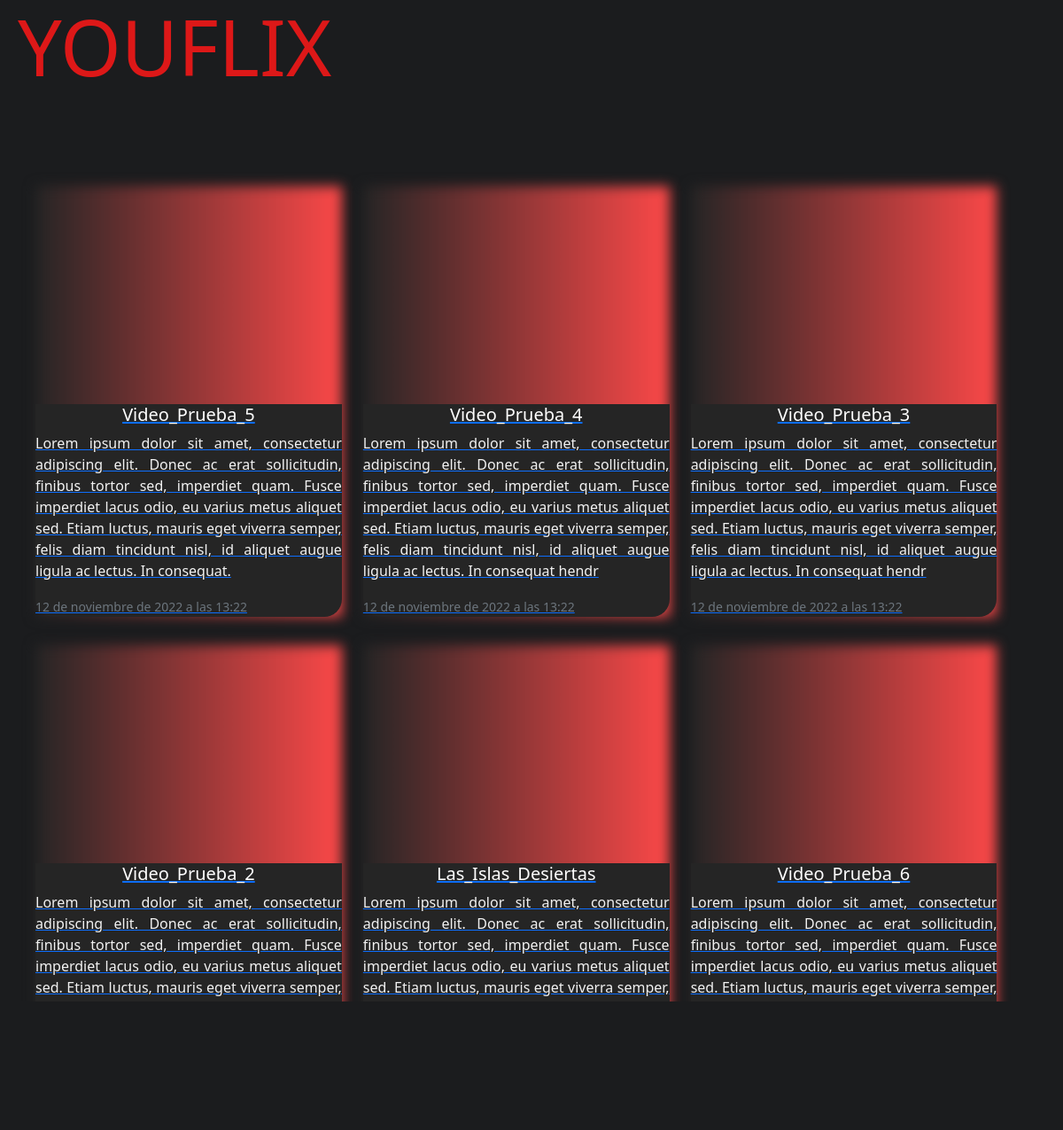
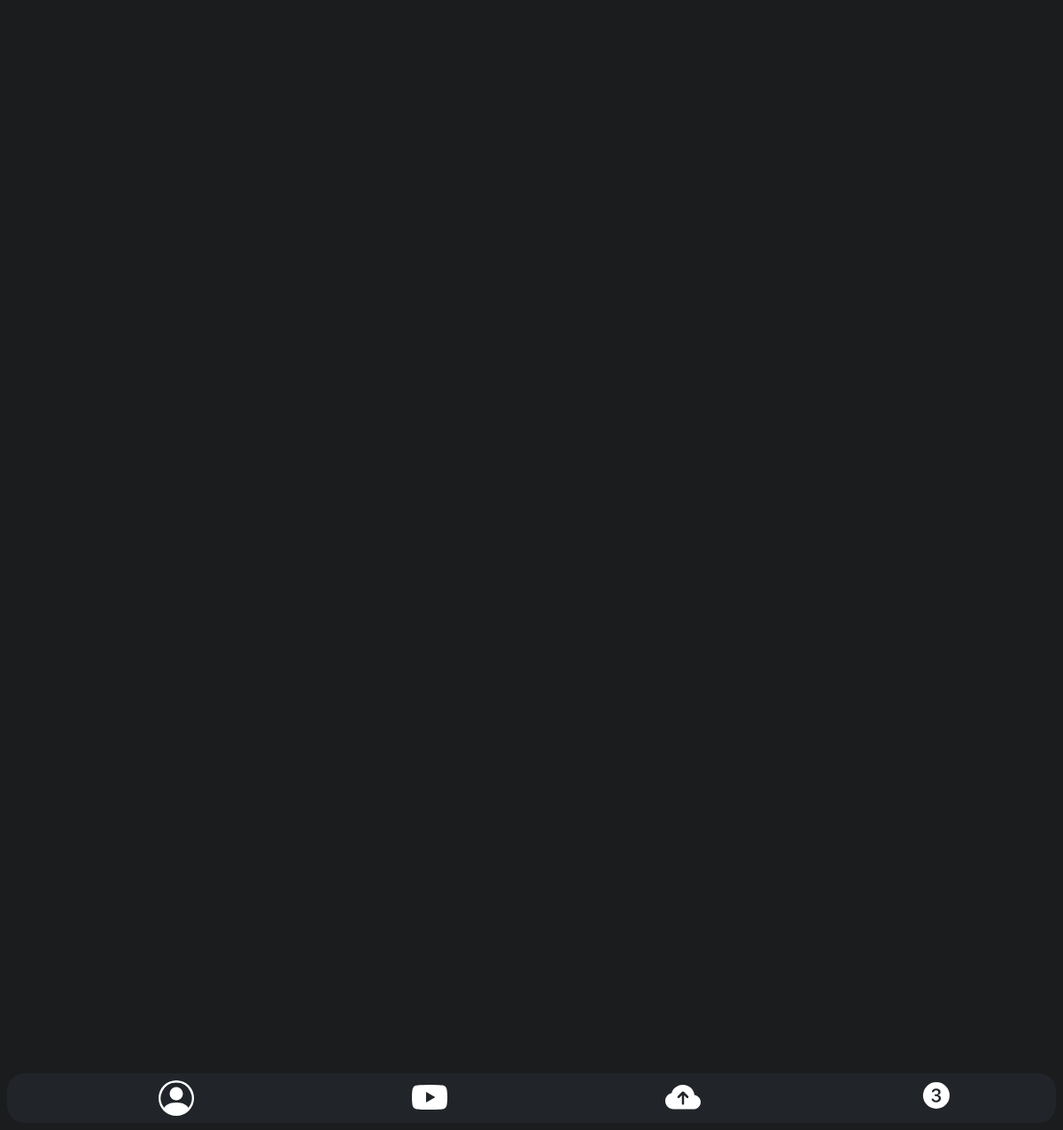
Screenshot of /base/videos (signed in) with the database file from the repository (2 pictures, top to bottom).
### app_1/models.py (models this page shows, shortened)
class Video(models.Model): #MODIFICADO
    title = models.CharField(max_length=30)
    description = models.TextField(max_length=300, null=True)
    path = models.CharField(max_length=2000, null=True)
    thumnail = models.CharField(max_length=2000, null=True) #MINIATURA DE IMAGEN PARA MEJOR OPTIMIZACION DE LA PAGINA
    length = models.IntegerField(null=True) #DURACION DEL VIDEO ENTERO
    datetime = models.DateTimeField(auto_now=True, blank=False, null=False)
    cathegory = models.CharField(max_length=300, null=True, choices = VIDEO_CATHEGORY)

### app_1/views.py (the view)
# urls.py: path('base/videos', views.base_main, name='videos'),
@login_required
def base_main(request):
    video=Video.objects.all()
    return render(request, "app_1/videos.html",{"videos":video})

### app_1/templates/app_1/videos.html (shortened to what this page needs)
<!DOCTYPE html>
{%extends 'app_1/base.html' %} {% load account %} {% user_display user %}
{% load static %}
{% block estilo %}<link rel="stylesheet" href="../../static/css/video.css"> {% endblock %}
{% block contentVideo %}
<h1 class="dysplay-6 " id="title">YOUFLIX</h1>
<div class="scroll-bg" >
  <div class="scroll-div" >
    <div class="scroll-object" >
      <div class="dashboard-content text-center px-3 pt-4" >
        <div class="row mt-5">
          {%for video in videos%}
          <div class="col-sm 12 col-md-4 col-md-4 col-md-4 py-2">
            <a href="/player/{{video.title}}">
            <div class="cubo ">
              <video loop class="cubo-img-top " width="320" height="240">
                <source src="{{video.path}}" type="video/mp4" />
              </video>
              <div class="cubo-body">
                <h5 class="cubo-title">{{video.title}}</h5>
                <p class="cubo-text">{{video.description}}</p>
                <p class="cubo-text"><small class="text-muted">{{video.datetime}}</small></p>
              </div>
            </a>
            </div>
          </div>
          {%endfor%}
{% endblock %} {% block contentNav %} {% endblock %}

### app_1/static/css/video.css (style rules this page uses)
html { margin-bottom: 10%; }
.body { background-color: #1B1C1E; }
.cubo-img-top { object-fit:cover ; width: 100%; border-top-left-radius: 20px; border-top-right-radius: 20px; }
.cubo { position:relative; border-radius: 100px; }
.cubo::after { position:absolute; top: 0px; left: 0px; content: ' '; width:100%; height: 100%; background-image: linear-gradient(to right, #252525, #fb4848); filter: blur(7px); z-index: -1; }
.cubo-body { background-color: #252525; color: white; text-decoration: none; text-transform: none; text-decoration-line: none; border-bottom-left-radius: 20px; border-bottom-right-radius: 20px; }
.cubo-title { color: #ffffff; text-decoration: none; text-align: center; }
.cubo-text { color: #f2f2f2; text-decoration: none; text-align: justify; border-radius: 20px; border-bottom-left-radius: 20px; border-bottom-right-radius: 20px; }
#title { text-align: left; color: #dd1818; font-size: 5.5em; margin-left: 20px; }
.scroll-bg { overflow-x:hidden; overflow-y:hidden; overflow: hidden; margin:2%; }
.scroll-div { width: 97%; height: 1000px; scroll-behavior: smooth; overflow-y:scroll; }

### rows the page displays
Video: title "Video_Prueba_5", description "Lorem ipsum dolor sit amet, consectetur adipiscing elit. Donec ac erat sollicitudin, finibus tortor sed, imperdiet quam. Fusce imperdiet lacus odio, eu varius metus aliquet sed. Etiam luctus, mauris eget viverra semper, felis diam tincidunt nisl, id aliquet augue ligula ac lectus. In consequat.", datetime "12 de noviembre de 2022 a las 13:22"
Video: title "Video_Prueba_4", description "Lorem ipsum dolor sit amet, consectetur adipiscing elit. Donec ac erat sollicitudin, finibus tortor sed, imperdiet quam. Fusce imperdiet lacus odio, eu varius metus aliquet sed. Etiam luctus, mauris eget viverra semper, felis diam tincidunt nisl, id aliquet augue ligula ac lectus. In consequat hendr", datetime "12 de noviembre de 2022 a las 13:22"
Video: title "Video_Prueba_3", description "Lorem ipsum dolor sit amet, consectetur adipiscing elit. Donec ac erat sollicitudin, finibus tortor sed, imperdiet quam. Fusce imperdiet lacus odio, eu varius metus aliquet sed. Etiam luctus, mauris eget viverra semper, felis diam tincidunt nisl, id aliquet augue ligula ac lectus. In consequat hendr", datetime "12 de noviembre de 2022 a las 13:22"
Video: title "Video_Prueba_2", description "Lorem ipsum dolor sit amet, consectetur adipiscing elit. Donec ac erat sollicitudin, finibus tortor sed, imperdiet quam. Fusce imperdiet lacus odio, eu varius metus aliquet sed. Etiam luctus, mauris eget viverra semper,…"
Video: title "Las_Islas_Desiertas", description "Lorem ipsum dolor sit amet, consectetur adipiscing elit. Donec ac erat sollicitudin, finibus tortor sed, imperdiet quam. Fusce imperdiet lacus odio, eu varius metus aliquet sed. Etiam luctus, mauris eget viverra semper,…"
Video: title "Video_Prueba_6", description "Lorem ipsum dolor sit amet, consectetur adipiscing elit. Donec ac erat sollicitudin, finibus tortor sed, imperdiet quam. Fusce imperdiet lacus odio, eu varius metus aliquet sed. Etiam luctus, mauris eget viverra semper,…"
